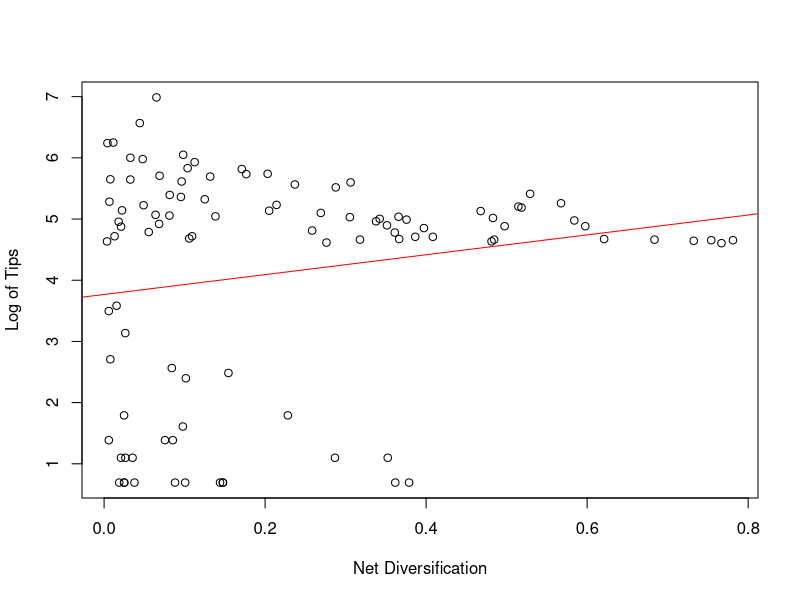
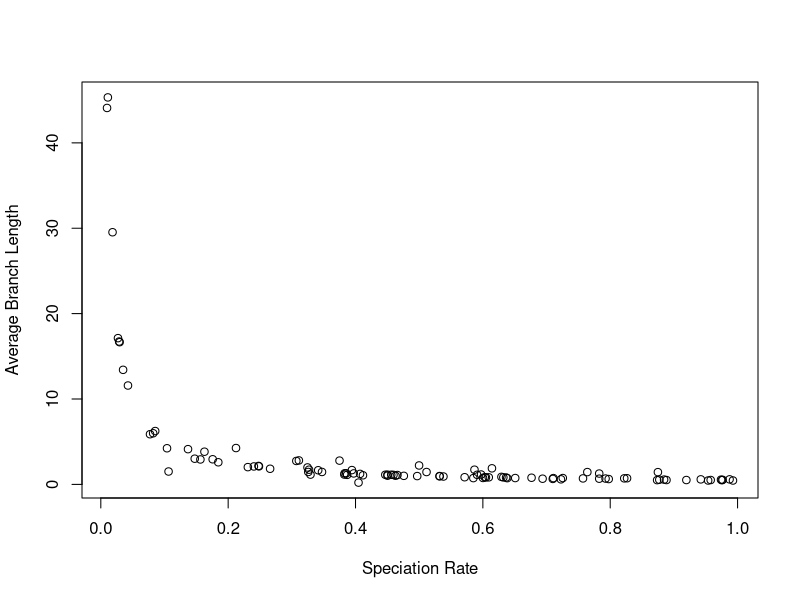

The R source for these figures, in order: (Note: this script raises an error after producing the figures.)
setwd('C:\\Users\\Nicole\\Desktop\\Evolution\\Tasks\\Task_08')
library(phytools)
#Questions 1-3
trees<-list()
births<-vector()
Fractions<-vector()

for(i in 1:100){
  births[i]<-runif(1)
  Fractions[i]<-runif(1)
  trees[[i]]<-pbtree(births[i], births[i] * Fractions[i], n=100)
}
trees

#do i need to set min and max to 1 and 100? 
#do I need to somehow make it to where randomly selecting the number also accounts for the first randomly selected one or do i just select another one? 
#Question 4
exrate<-births*Fractions
nd<-births-exrate
trees
Fractions
tiplog<-log(sapply(trees, Ntip))
tiplog

plot(nd, tiplog, xlab="Net Diversification", ylab="Log of Tips")
abline(lm(tiplog~nd), col="red")
dev.off()
#Question 5
avgbranchlength<-vector()

for(i in 1:100){
  births[i]<-runif(1)
  Fractions[i]<-runif(1)
  trees[[i]]<-pbtree(n=100, b=births[[i]], d=(births[[i]]*Fractions[i]))
  avgbranchlength[i]<-mean(trees[[i]]$edge.length)
}

avgbranchlength
plot(births, avgbranchlength, xlab="Speciation Rate", ylab="Average Branch Length")

#Question 6
cor(births, avgbranchlength)

#Question 7
MaxTree<-which.is.max(sapply(trees, Ntip))
MaxTree
Tree<-trees[[MaxTree]]
Tree
plot(Tree)
rates<- vector()
traits<-list()
for(i in 1:100){
  rates[i]<-runif(1)
 traits[[i]]<- fastBM(tree=Tree, sig2=rates[[i]])
}

#Question 8
mean<-sapply(traits, mean)
cor(mean, rates)
plot(mean, rates, xlab="Mean of Traits", ylab="Rates")
#Question 9
variance<-sapply(traits, var)
cor(variance, rates)
plot(variance, rates, xlab="Variance of Traits", ylab="Rates")
#Question 10
trait1<-traits[[1]]
trait2<-traits[[2]]
cor(trait1, trait2)
traitMat<-cbind(traits[[1]], traits[[4]])
traitMat
pdf("08_plot.pdf")
plot(traitMat)
dev.off()
